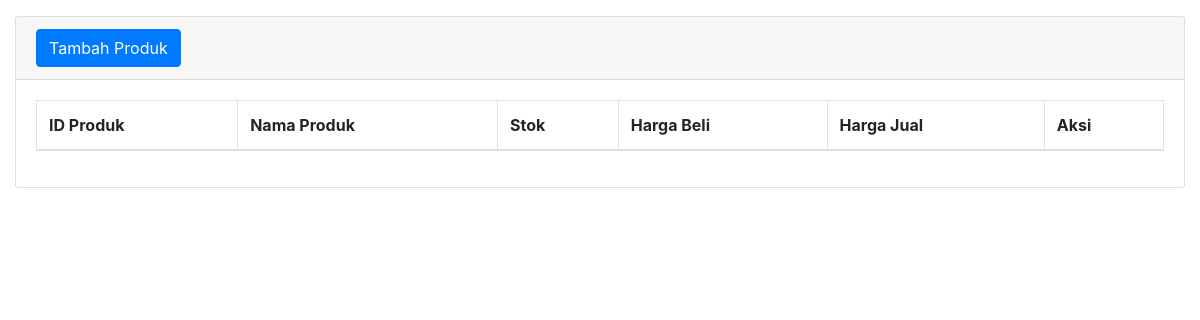
Before: /WEB_NF/admin/tabel-produk.php with the older database file.
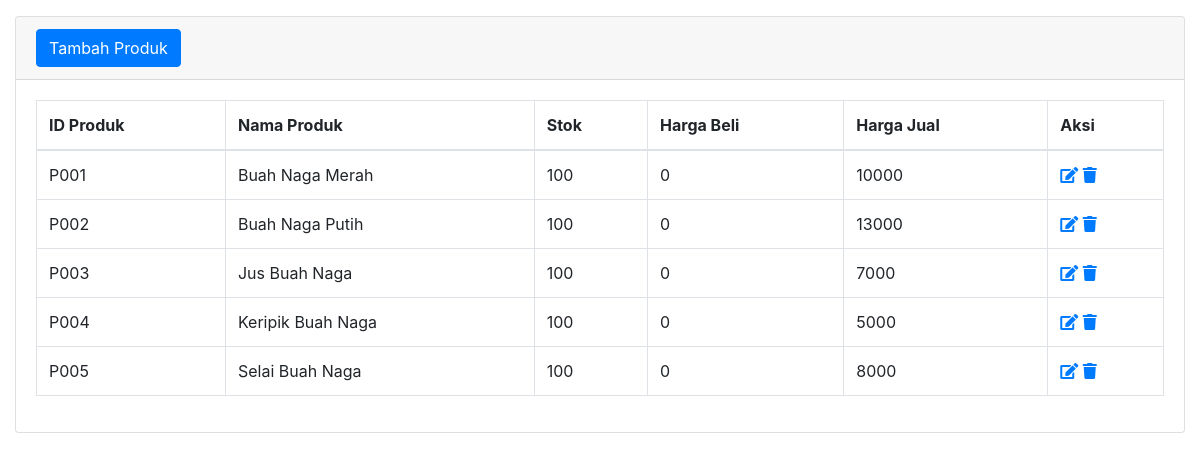
After: the same page with the newer database file.
### tables this page shows
CREATE TABLE `produk` (
  `ID_PRODUK` varchar(5) NOT NULL,
  `NAMA_PRODUK` varchar(30) DEFAULT NULL,
  `FOTO_PRODUK` varchar(100) NOT NULL,
  `STOK_PRODUK` int(11) DEFAULT NULL,
  `HARGA_BELI` int(11) NOT NULL,
  `HARGA_JUAL` int(11) DEFAULT NULL
);

### WEB_NF/admin/tabel-produk.php (the view, shortened to what this page needs)
<?php
  include "koneksi.php";
?>
<!DOCTYPE html>
<html lang="en">
<head>
  <link href="vendor/fontawesome-free/css/all.min.css" rel="stylesheet" type="text/css">
  <link href="vendor/datatables/dataTables.bootstrap4.css" rel="stylesheet">
  <link href="css/sb-admin.css" rel="stylesheet">
</head>
<body id="page-top">
  <div id="wrapper">
    <div id="content-wrapper">
      <div class="container-fluid">
        <div class="card mb-3">
          <div class="card-header">
          <a href="?page=produk&aksi=tambah-produk" class="btn btn-primary">Tambah Produk</a>
          </div>
          <div class="card-body">
            <div class="table-responsive">
              <table class="table table-bordered" id="dataTable" width="100%" cellspacing="0">
                <thead>
                  <tr>
                    <th>ID Produk</th>
                    <th>Nama Produk</th>
                    <th>Stok</th>
                    <th>Harga Beli</th>
                    <th>Harga Jual</th>
                    <th>Aksi</th>
                  </tr>
                </thead>
                <tbody>
                  <?php
                    $sql = $conn->query("select * from produk");
                    while($data = $sql->fetch_assoc()) {
                  ?>
                  <tr>
                    <td><?php echo $data['ID_PRODUK']; ?></td>
                    <td><?php echo $data['NAMA_PRODUK']; ?></td>
                    <td><?php echo $data['STOK_PRODUK']; ?></td>
                    <td><?php echo $data['HARGA_BELI']; ?></td>
                    <td><?php echo $data['HARGA_JUAL']; ?></td>
                    <td>
                      <a href="?page=produk&aksi=edit-produk&id=<?php echo $data['ID_PRODUK'];?>" class="fas fa-edit"></a>
                      <a onclick="return confirm('Apakah Anda yakin untuk menghapus?')" href="?page=produk&aksi=hapus-produk&id=<?php echo $data['ID_PRODUK'];?>" class="fas fa-trash"></a>
                    </td>
                  </tr>
                  <?php } ?>
                </tbody>
              </table>
            </div>
          </div>
        </div>
      </div>
    </div>
  </div>
</body>
</html>

Changed rows visible on the page:
added produk: ID_PRODUK "P001", NAMA_PRODUK "Buah Naga Merah", STOK_PRODUK "100", HARGA_BELI "0", HARGA_JUAL "10000"
added produk: ID_PRODUK "P002", NAMA_PRODUK "Buah Naga Putih", STOK_PRODUK "100", HARGA_BELI "0", HARGA_JUAL "13000"
added produk: ID_PRODUK "P003", NAMA_PRODUK "Jus Buah Naga", STOK_PRODUK "100", HARGA_BELI "0", HARGA_JUAL "7000"
added produk: ID_PRODUK "P004", NAMA_PRODUK "Keripik Buah Naga", STOK_PRODUK "100", HARGA_BELI "0", HARGA_JUAL "5000"
added produk: ID_PRODUK "P005", NAMA_PRODUK "Selai Buah Naga", STOK_PRODUK "100", HARGA_BELI "0", HARGA_JUAL "8000"
